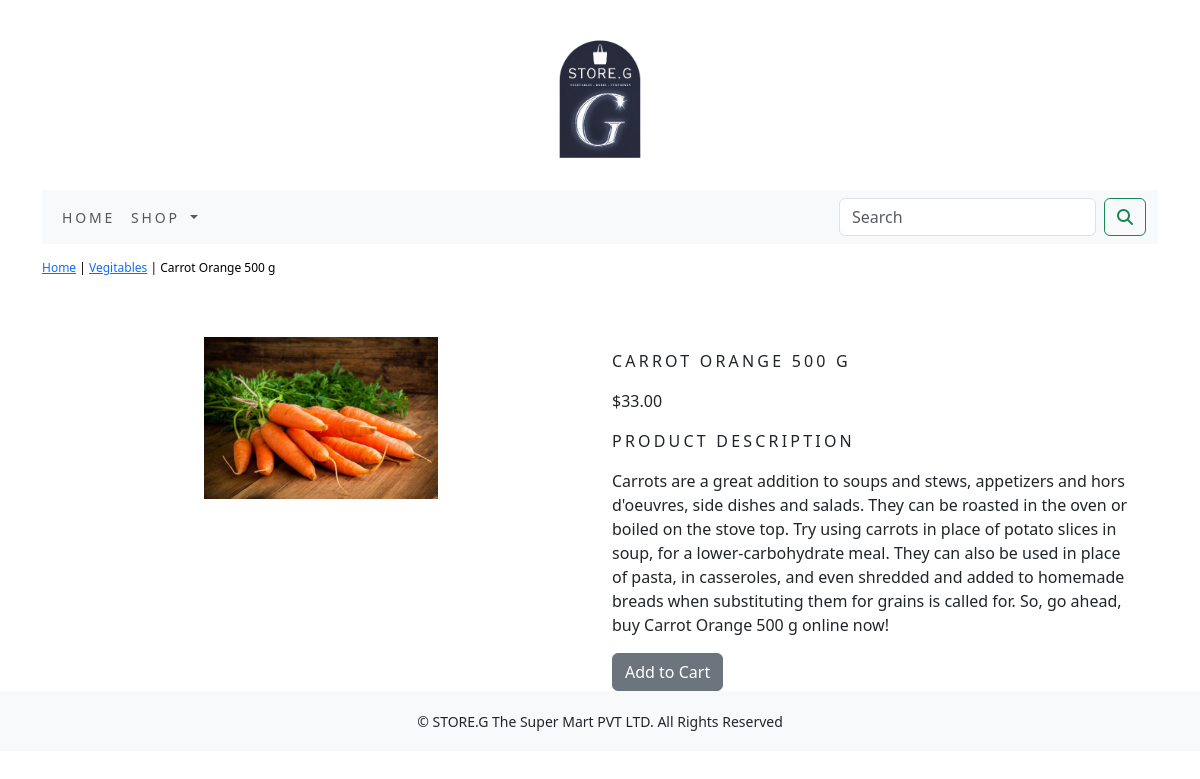
The page /shop/vegitables/carrot/ on the database its author committed.
### shop/models.py (models this page shows, shortened)
class Product(models.Model):
    name=models.CharField(max_length=250, unique=True)
    slug=models.SlugField(max_length=250, unique=True)
    description=models.TextField(blank=True)
    price=models.DecimalField(max_digits=10, decimal_places=2)
    category=models.ForeignKey(Category, on_delete=models.CASCADE)
    image=models.ImageField(upload_to='product', blank=True)
    stock=models.IntegerField()
    available=models.BooleanField(default=True)
    created=models.DateTimeField(auto_now_add=True)
    updated=models.DateTimeField(auto_now=True)
    class Meta:
        ordering=('name',)
        verbose_name='product'
        verbose_name_plural='products'

class Category(models.Model):
    name=models.CharField(max_length=250, unique=True)
    slug=models.SlugField(max_length=250, unique=True)
    description=models.TextField(blank=True)
    image=models.ImageField(upload_to='category', blank=True)
    class Meta:
        ordering=('name',)
        verbose_name='category'
        verbose_name_plural='categories'
    def get_url(self):
        return reverse('shop:products_by_category', args=[self.slug])
    def __str__(self):
        return '{}'.format(self.name)

### shop/views.py (the view)
# urls.py: path('<slug:c_slug>/<slug:product_slug>/',views.proDetail, name='prodCatdetail'),
def proDetail(request,c_slug,product_slug):
    try:
        product=Product.objects.get(category__slug=c_slug,slug=product_slug)
    except Exception as e:
        raise e
    return render(request, "product.html", {'product':product})

### cart/context_processors.py (called while the page is built)
def counter(request):
    item_count=0
    if 'admin' in request.path:
        return {}
    else:
        try:
            cart=Cart.objects.filter(cart_id=_cart_id(request))
            car_items=CartItem.objects.all().filter(cart=cart[:1])
            for cart_item in car_items:
                item_count += cart_item.quantity
        except Cart.DoesNotExist:
            item_count=0
    return dict(item_count=item_count)

### cart/views.py (called while the page is built)
def _cart_id(request):
    cart = request.session.session_key
    if not cart:
        cart = request.session.create()
    return cart

### shop/context_processors.py (called while the page is built)
def menu_links(request):
    links=Category.objects.all()
    return dict(links=links)

### templates/product.html (shortened to what this page needs)
{% extends 'base.html' %}
{% load static %}
{% block content %}
<div class="row my_prod_row_class">
    <div class="mx-auto">
        <p><a href="{% url 'shop:allProdCat' %}">Home</a> | <a href="{{ product.category.get_absolute_url }}">{{ product.category }}</a> | {{ product.name }}</p>
    </div>
</div>
<div class="container">
    <br>
    <div class="row">
        <div class="col-12 col-sm-12 col-md-12 col-lg-6 text-center">
            <div style="min-width: 18rem;">
                <img src="{{ product.image.url }}" alt="{{ product.name }}">
            </div>
        </div>
        <div class="col-12 col-sm-12 col-md-12 col-lg-6">
            <div>
                <h1 class="my_prod_title">{{ product.name }}</h1>
                <p>${{ product.price }}</p>
                <p class="my_title">Product Description</p>
                <p class="text-justify my_prod_text">{{ product.description }}</p>
                {% if product.stock <= 0 %}
                  <p class="text-justify my_prod_text"><b>Out of Stock</b></p>
                {% else %}
                  <a class="btn btn-secondary" href="{% url 'cart:add_cart' product.id %}">Add to Cart</a>
                {% endif %}
            </div>
        </div>
    </div>
</div>
{% endblock %}

### static/css/custom.css (style rules this page uses)
body { font-family: 'Roboto', sans-serif; }
.my_title { font-size: 16px; text-transform: uppercase; letter-spacing: .2em; }
.my_prod_row_class { padding-top: 15px; padding-bottom: 20px; }
.my_prod_row_class .mx-auto { color: #000; font-size: 12px; text-decoration: none; }
.my_prod_title { font-size: 16px; text-transform: uppercase; letter-spacing: 0.2em; padding-top: 15px; padding-bottom: 10px; }
.my_prod_text { padding-right: 12px; }

### rows shown on the page
Product: category "Vegitables", name "Carrot Orange 500 g", image (picture), name "CARROT ORANGE 500 G", price "33.00", description "Carrots are a great addition to soups and stews, appetizers and hors d'oeuvres, side dishes and salads. They can be roasted in the oven or boiled on the stove top. Try using carrots in place of potato slices in soup, for a lower-carbohydrate meal. They can also be used in place of pasta, in casseroles, and even shredded and added to homemade breads when substituting them for grains is called for. So, go ahead, buy Carrot Orange 500 g online now!"
